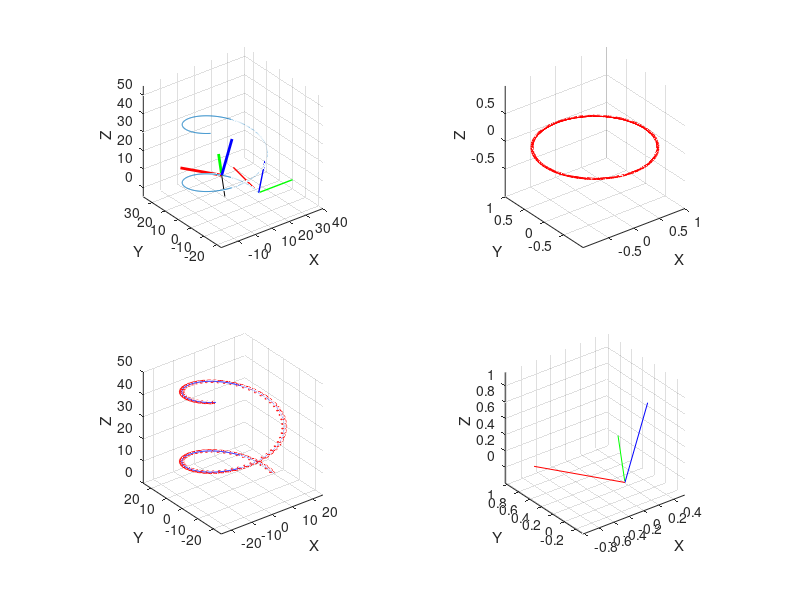

Source code (MATLAB):
% function [spiral_path] = spirals(r,R,v)
clear
clc

n_r = 10;
n_R = 11;
omega_r = 50;
omega_R = 1;
t = 0:0.01:10;
phi_r = omega_r*t;

r = 1; % /gamma
R = 20; %137.036; % /gamma
v_r = 0.8;
v_R = 5;

e1 = [1 0 0];
e2 = [0 1 0];
e3 = [0 0 1];

x_R = R*cos(omega_R*t); % /gamma
y_R = R*sin(omega_R*t); % /gamma
z_R = v_R*t; % /gamma

R_t = [x_R', y_R', z_R'];
radial_R = [x_R',y_R',zeros(size(x_R'))];

diff_x_R = diff(x_R);
diff_y_R = diff(y_R);
diff_z_R = diff(z_R);
diff_R = [diff_x_R', diff_y_R', diff_z_R'];

%%%
x_r = r*cos(omega_r*t);
y_r = r*sin(omega_r*t);
z_r = 0*v_r*t;
%%%

r_t = [x_r', y_r', z_r'];

x_rR = x_r + x_R;
y_rR = y_r + y_R;
z_rR = z_r + z_R;

rR_t = R_t + r_t;

nt = 100;
s = R;
if 1
    
    % Initial:
    ni = 1;
    start_e1 = diff_R(ni,:)/norm(diff_R(ni,:));
    start_e2 = radial_R(ni,:)/norm(radial_R(ni,:));
    start_e3 = cross(start_e2,start_e1);
    
    % After rotation:
    rot_e1 = diff_R(nt,:)/norm(diff_R(nt,:));
    rot_e2 = radial_R(nt,:)/norm(radial_R(nt,:));
    rot_e3 = cross(rot_e2,rot_e1);

    figure(40)
    clf
    subplot(2,2,1)
    plot3(R_t(:,1), R_t(:,2), R_t(:,3), '-')

%     plot3(x_R, y_R, z_R, '-')
    hold on
    % Tangent:
    plot3([R_t(1,1), R_t(1,1) + s*start_e1(1)],...
        [R_t(1,2), R_t(1,2) + s*start_e1(2)],...
        [R_t(1,3), R_t(1,3) + s*start_e1(3)],'r-','LineWidth',1)
    
    % Radial:
    plot3([R_t(1,1), R_t(1,1) + s*start_e2(1)],...
        [R_t(1,2), R_t(1,2) + s*start_e2(2)],...
        [R_t(1,3), R_t(1,3) + s*start_e2(3)],'g-','LineWidth',1)
    
    % Orthogonal to:
    plot3([R_t(1,1), R_t(1,1) + s*start_e3(1)],...
        [R_t(1,2), R_t(1,2) + s*start_e3(2)],...
        [R_t(1,3), R_t(1,3) + s*start_e3(3)],'b-','LineWidth',1)
    
    % R
    plot3([0 R_t(nt,1)],[0 R_t(nt,2)],[R_t(nt,3) R_t(nt,3)],'k-')

    % Tangent:
    plot3([R_t(nt,1), R_t(nt,1) + s*rot_e1(1)],...
        [R_t(nt,2), R_t(nt,2) + s*rot_e1(2)],...
        [R_t(nt,3), R_t(nt,3) + s*rot_e1(3)],'r-','LineWidth',2)

    % Radial:
    plot3([R_t(nt,1), R_t(nt,1) + s*rot_e2(1)],...
        [R_t(nt,2), R_t(nt,2) + s*rot_e2(2)],...
        [R_t(nt,3), R_t(nt,3) + s*rot_e2(3)],'g-','LineWidth',2)

    % Orthogonal to:
    plot3([R_t(nt,1), R_t(nt,1) + s*rot_e3(1)],...
        [R_t(nt,2), R_t(nt,2) + s*rot_e3(2)],...
        [R_t(nt,3), R_t(nt,3) + s*rot_e3(3)],'b-','LineWidth',2)
    

    hold off
    axis equal
    xlabel('X')
    ylabel('Y')
    zlabel('Z')
    grid on
    
    subplot(2,2,2)
    plot3(x_r, y_r, z_r, 'r-')
    axis equal
    xlabel('X')
    ylabel('Y')
    zlabel('Z')
    grid on
    
    
    subplot(2,2,3)
    plot3(x_R, y_R, z_R, 'b-')
    hold on
    plot3(x_rR, y_rR, z_rR, 'r-')
    hold off
    axis equal
    xlabel('X')
    ylabel('Y')
    zlabel('Z')
    grid on
    
    subplot(2,2,4)
    plot3([0 rot_e1(1)],[0, rot_e1(2)], [0, rot_e1(3)],'r-')
    hold on
    plot3([0 rot_e2(1)],[0, rot_e2(2)], [0, rot_e2(3)],'g-')
	plot3([0 rot_e3(1)],[0, rot_e3(2)], [0, rot_e3(3)],'b-')
    hold off
    axis equal
    xlabel('X')
    ylabel('Y')
    zlabel('Z')
    grid on
end
% end
